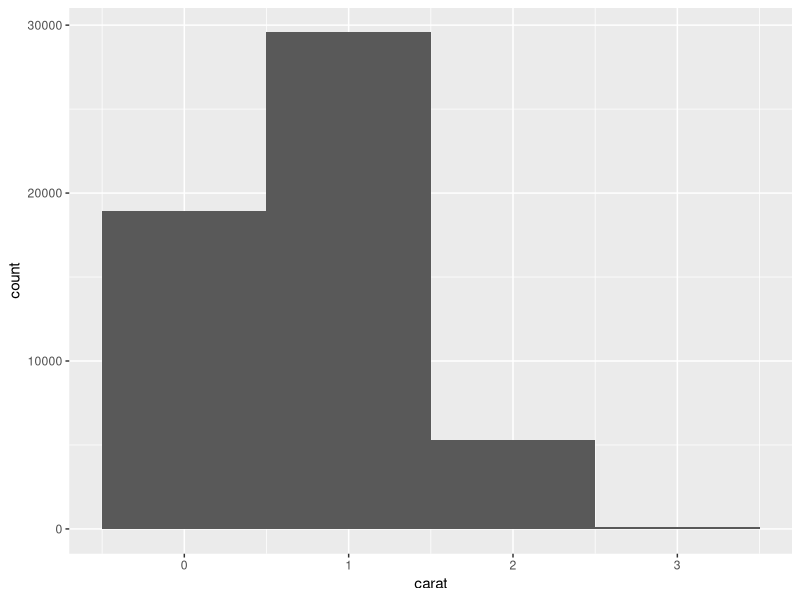
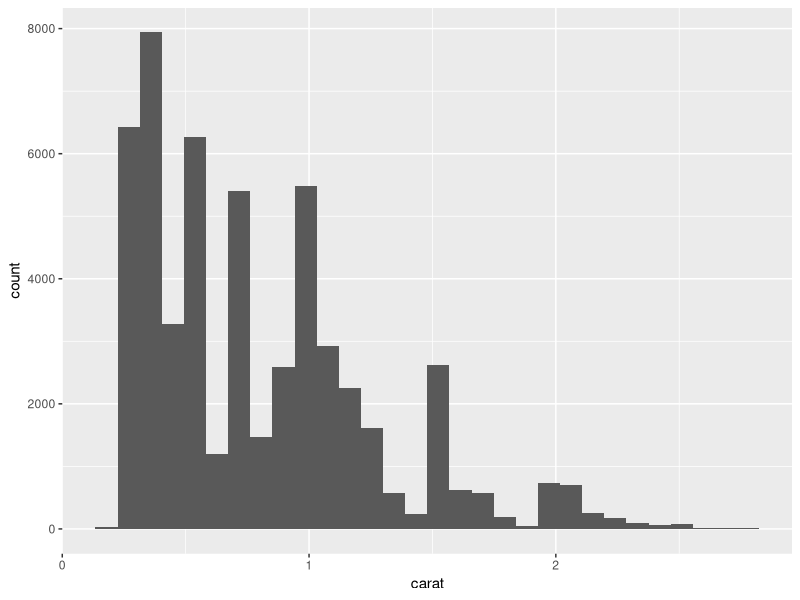
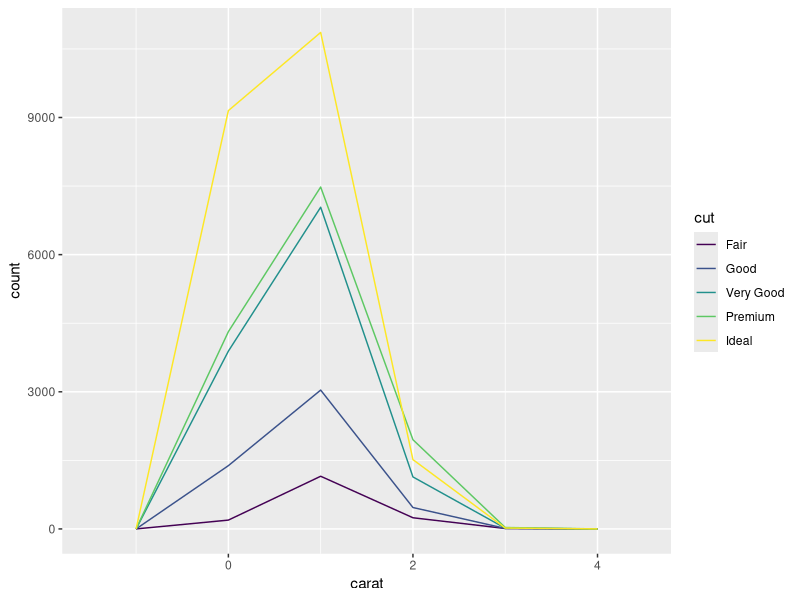
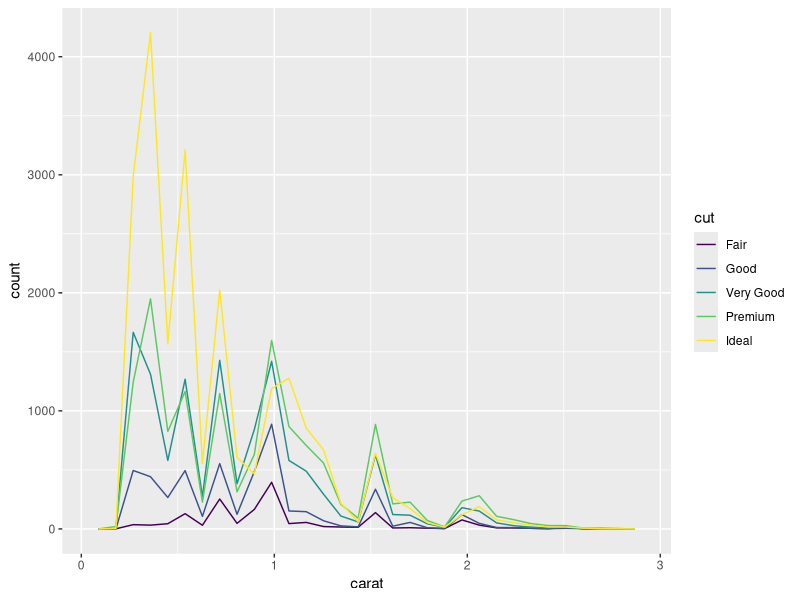
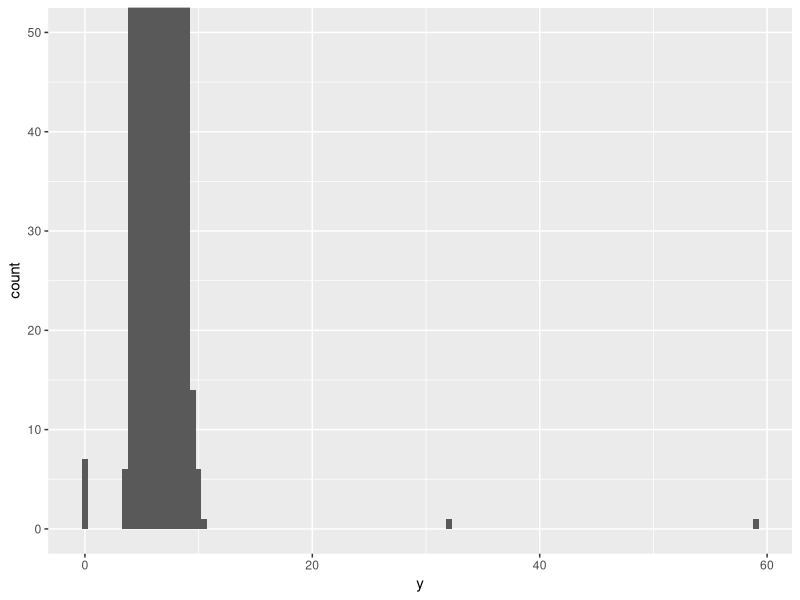
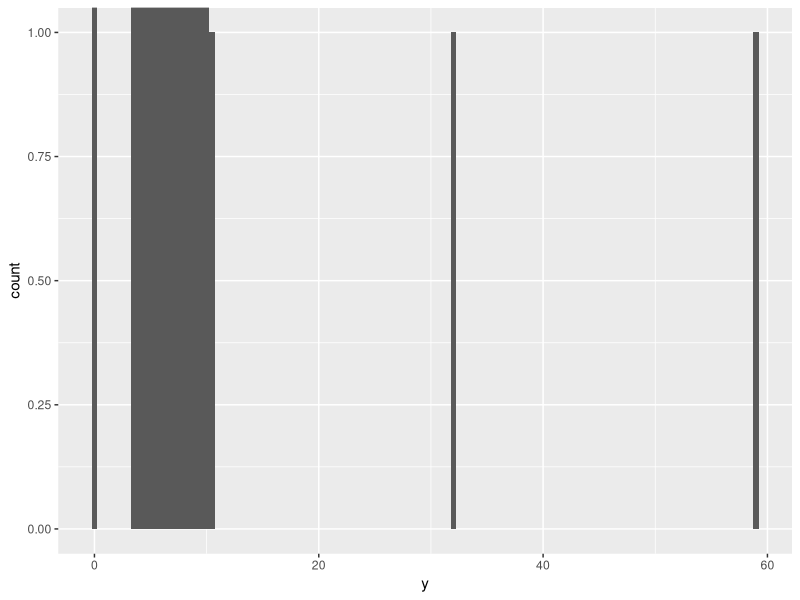
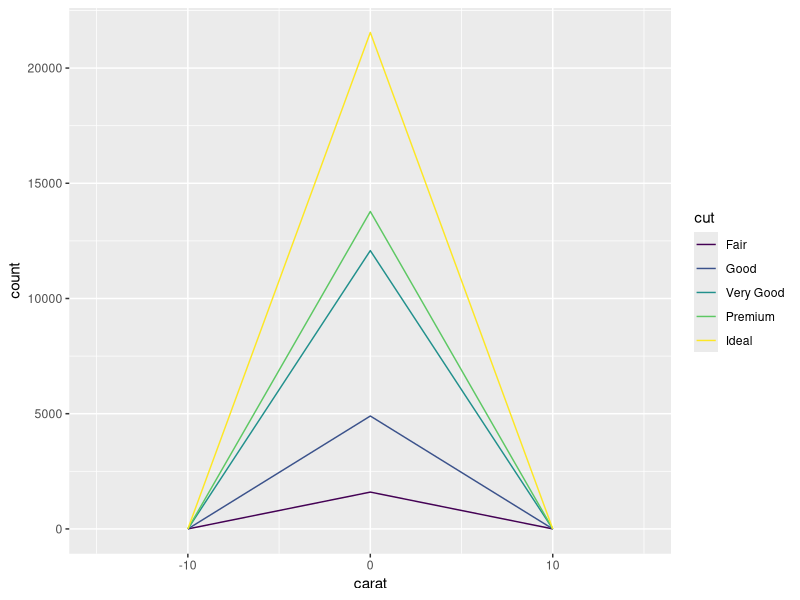

These figures' R source, in order:
# date: 27 Sept 2018
library(tidyverse)
library(tibble)

smaller <- diamonds %>% filter(carat < 3)
ggplot(data = smaller, mapping = aes(x = carat)) + geom_histogram(binwidth = 1.0)

ggplot(data = smaller, mapping = aes(x = carat)) + geom_histogram()

ggplot(data = smaller, mapping = aes(x = carat, colour = cut)) + geom_freqpoly(binwidth = 1.0)


ggplot(data = smaller, mapping = aes(x = carat, colour = cut)) + geom_freqpoly()

ggplot(diamonds) + geom_histogram(mapping = aes(x = y), binwidth = 0.5) + coord_cartesian(ylim = c(0, 50))

ggplot(diamonds) + geom_histogram(mapping = aes(x = y), binwidth = 0.5) + coord_cartesian(ylim = c(0, 1))

ggplot(data = smaller, mapping = aes(x = carat, colour = cut)) + geom_freqpoly(binwidth = 10.0)


unusual <- diamonds %>%
  filter(y < 3 | y > 20) %>%
  select(price, x, y, z) %>%
  arrange(y)
